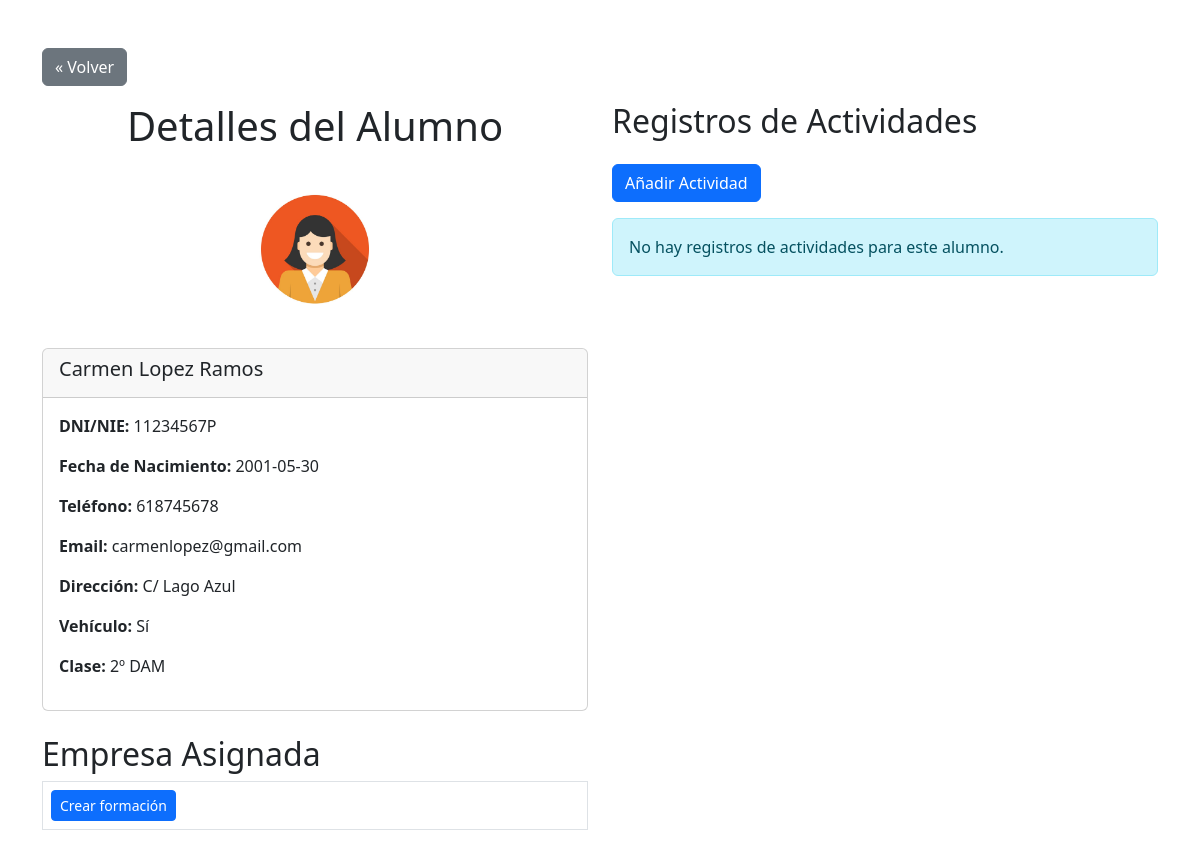
Screenshot of /code/alumno.php?dni_nie=11234567P with the database file from the repository.
### tables this page shows
CREATE TABLE alumnos (
	dni_nie char(9) PRIMARY KEY,
	nombre VARCHAR(100) not null,
	apellido1 VARCHAR(100) not null,
	apellido2 VARCHAR(100),
	fecha_nacimiento DATE,
	telefono VARCHAR(50),
	email VARCHAR(255),
	direccion VARCHAR(255),
	vehiculo ENUM('Si','No'),
	clase enum('2º DAM', '1º DAM', '2º SMR', '1º SMR'),
	dni_tutor CHAR(9),
	id_empresa int UNSIGNED,
	FOREIGN KEY (id_empresa) REFERENCES empresas(id),
	FOREIGN KEY (dni_tutor) REFERENCES profesores(dni_nie) ON UPDATE CASCADE
);

### code/alumno.php (the view, shortened to what this page needs)
<?php
require 'conexion.php';
if (isset($_GET['dni_nie']) && !empty($_GET['dni_nie'])) {
    $dni_nie = $_GET['dni_nie'];
} else {
    die("No se ha proporcionado un DNI/NIE válido.");
}
$stmt = $mysqli->prepare("
    SELECT
        a.dni_nie AS dni_nie,
        a.nombre AS nombre,
        CONCAT_WS(' ', a.apellido1, a.apellido2) AS apellidos,
        a.fecha_nacimiento AS fecha_nacimiento,
        a.telefono AS telefono,
        a.email AS email,
        a.direccion AS direccion,
        a.vehiculo AS vehiculo,
        a.clase AS clase,
        e.nombre_comercial AS empresa
    FROM
        alumnos a
    LEFT JOIN
        formaciones f ON a.dni_nie = f.dni_nie_alumno
    LEFT JOIN
        empresas e ON f.id_empresa = e.id
    WHERE
        a.dni_nie = ?;
");
$stmt->bind_param("s", $dni_nie);
$stmt->execute();
$resultado = $stmt->get_result();
if ($fila = $resultado->fetch_assoc()) {
    $alumno = $fila;
} else {
    $alumno = null;
}
$registros = [];
?>
<!DOCTYPE html>
<html lang="es">
<head>
    <link href="https://cdn.jsdelivr.net/npm/bootstrap@5.3.0-alpha1/dist/css/bootstrap.min.css" rel="stylesheet">
</head>
<body>
    <div class="container mt-5">
        <a href="javascript:history.back()" class="btn btn-secondary mb-3">&laquo; Volver</a>
        <div class="row">
            <div class="col-md-6">
                <h1 class="text-center mb-4">Detalles del Alumno</h1>
                <div class="text-center mb-4">
                    <img src="../img/flat-business-woman-user-profile-avatar-icon-vector-4334111-2809499332.jpg" alt="Foto del Alumno" class="img-fluid rounded-circle" style="width: 150px; height: 150px;">
                </div>
                <?php if ($alumno): ?>
                    <div class="card">
                        <div class="card-header">
                            <h5 class="card-title"><?= htmlspecialchars($alumno['nombre'] . ' ' . $alumno['apellidos']) ?></h5>
                        </div>
                        <div class="card-body">
                            <p><strong>DNI/NIE:</strong> <?= htmlspecialchars($alumno['dni_nie']) ?></p>
                            <p><strong>Fecha de Nacimiento:</strong> <?= htmlspecialchars($alumno['fecha_nacimiento']) ?></p>
                            <p><strong>Teléfono:</strong> <?= htmlspecialchars($alumno['telefono']) ?></p>
                            <p><strong>Email:</strong> <?= htmlspecialchars($alumno['email']) ?></p>
                            <p><strong>Dirección:</strong> <?= htmlspecialchars($alumno['direccion']) ?></p>
                            <p><strong>Vehículo:</strong> <?= $alumno['vehiculo'] ? 'Sí' : 'No' ?></p>
                            <p><strong>Clase:</strong> <?= htmlspecialchars($alumno['clase']) ?></p>
                        </div>
                    </div>
                <?php else: ?>
                    <div class="alert alert-warning" role="alert">
                        No se encontró al alumno.
                    </div>
                <?php endif; ?>
                <h2 class="mt-4">Empresa Asignada</h2>
                <table class="table table-bordered">
                    <tr>
                        <td>
                            <?php if ($alumno['empresa']): ?>
                                <span><?php echo htmlspecialchars($alumno['empresa']); ?></span>
                                <button class="btn btn-warning btn-sm" onclick="abrirVentanaEmergente('crear_formacion.php?dni=<?= urlencode($alumno['dni_nie']) ?>&edit=1')">Editar</button>
                                <button class="btn btn-danger btn-sm" onclick="confirmarBorrarFormacion('<?= urlencode($alumno['dni_nie']) ?>')">Borrar formación</button>
                            <?php else: ?>
                                <button class="btn btn-primary btn-sm" onclick="abrirVentanaEmergente('crear_formacion.php?dni=<?= urlencode($alumno['dni_nie']) ?>')">Crear formación</button>
                            <?php endif; ?>
                        </td>
                    </tr>
                </table>
            </div>
            <div class="col-md-6">
                <h2 class="mb-4">Registros de Actividades</h2>
                <button class="btn btn-primary mb-3" onclick="abrirVentanaEmergente('agregar_actividad.php?dni_nie=<?php echo urlencode($alumno['dni_nie']); ?>')">Añadir Actividad</button> <?php if (count($registros) > 0): ?>
                    <table class="table table-striped">
                        <thead>
                            <tr>
                                <th>Fecha</th>
                                <th>Actividad</th>
                                <th>Empresa</th>
                                <th>Detalles</th>
                            </tr>
                        </thead>
                        <tbody>
                            <?php foreach ($registros as $registro): ?>
                                <tr>
                                    <td><?= htmlspecialchars($registro['fecha']) ?></td>
                                    <td><?= htmlspecialchars($registro['tipo_actividad']) ?></td>
                                    <td><?= htmlspecialchars($registro['empresa']) ?></td>
                                    <td><?= htmlspecialchars($registro['texto_registro']) ?></td>
                                </tr>
                            <?php endforeach; ?>
                        </tbody>
                    </table>
                <?php else: ?>
                    <div class="alert alert-info" role="alert">
                        No hay registros de actividades para este alumno.
                    </div>
                <?php endif; ?>
            </div>
        </div>
    </div>
</body>
</html>

### rows the page displays
alumnos: dni_nie "11234567P", fecha_nacimiento "2001-05-30", telefono "618745678", email "carmenlopez@gmail.com", direccion "C/ Lago Azul", clase "2º DAM"

### other values shown
$alumno['nombre'] . ' ' . $alumno['apellidos'] "Carmen Lopez Ramos"
